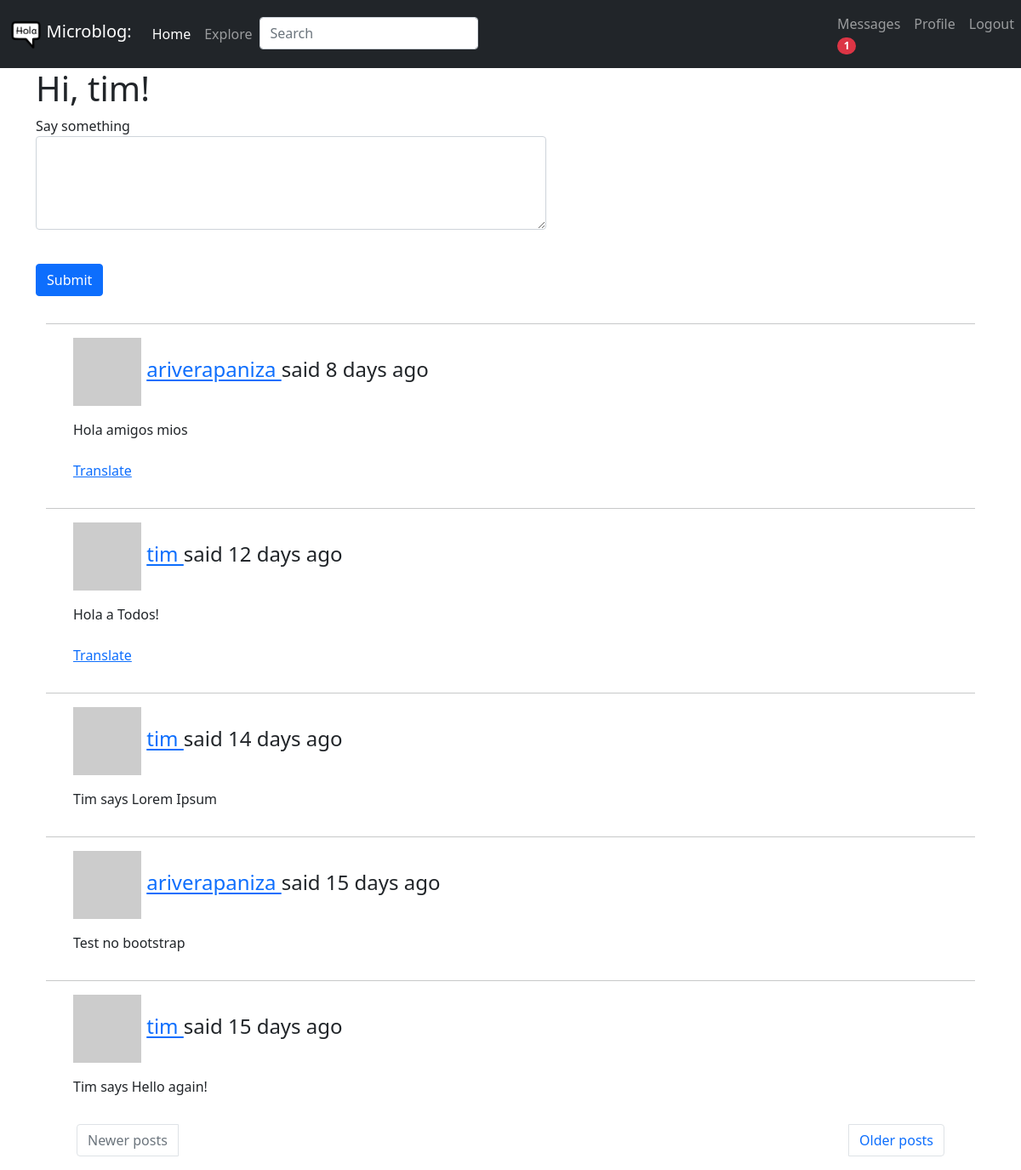
The page /index (signed in) on the database its author committed.
### app/models.py (models this page shows, shortened)
class User(UserMixin, db.Model):
    id = db.Column(db.Integer, primary_key=True)
    username = db.Column(db.String(64), index=True, unique=True)
    email = db.Column(db.String(120), index=True, unique=True)
    password_hash = db.Column(db.String(128))
    posts = db.relationship('Post', backref='author', lazy='dynamic')
    about_me = db.Column(db.String(140))
    last_seen = db.Column(db.DateTime, default=datetime.utcnow)
    followed = db.relationship(
        'User', secondary=followers,
        primaryjoin=(followers.c.follower_id == id),
        secondaryjoin=(followers.c.followed_id == id),
        backref=db.backref('followers', lazy='dynamic'), lazy='dynamic')
    messages_sent = db.relationship('Message',
                                    foreign_keys='Message.sender_id',
                                    backref='author', lazy='dynamic')
    messages_received = db.relationship('Message',
                                        foreign_keys='Message.recipient_id',
                                        backref='recipient', lazy='dynamic')
    last_message_read_time = db.Column(db.DateTime)
    notifications = db.relationship('Notification', backref='user',
                                    lazy='dynamic')
    def avatar(self, size):
        digest = md5(self.email.lower().encode('utf-8')).hexdigest()
        return 'https://www.gravatar.com/avatar/{}?d=identicon&s={}'.format(
            digest, size)
    def followed_posts(self):
        followed = Post.query.join(
            followers, (followers.c.followed_id == Post.user_id)).filter(
                followers.c.follower_id == self.id)
        own = Post.query.filter_by(user_id=self.id)
        return followed.union(own).order_by(Post.timestamp.desc())
    def new_messages(self):
        last_read_time = self.last_message_read_time or datetime(1900, 1, 1)
        return Message.query.filter_by(recipient=self).filter(
            Message.timestamp > last_read_time).count()

class SearchableMixin(object):
    @classmethod
    def before_commit(cls, session):
        session._changes = {
            'add': list(session.new),
            'update': list(session.dirty),
            'delete': list(session.deleted)
        }
    @classmethod
    def after_commit(cls, session):
        for obj in session._changes['add']:
            if isinstance(obj, SearchableMixin):
                add_to_index(obj.__tablename__, obj)
        for obj in session._changes['update']:
            if isinstance(obj, SearchableMixin):
                add_to_index(obj.__tablename__, obj)
        for obj in session._changes['delete']:
            if isinstance(obj, SearchableMixin):
                remove_from_index(obj.__tablename__, obj)
        session._changes = None

class Post(SearchableMixin, db.Model):
    __searchable__ = ['body']
    id = db.Column(db.Integer, primary_key=True)
    body = db.Column(db.String(140))
    timestamp = db.Column(db.DateTime, index=True, default=datetime.utcnow)
    user_id = db.Column(db.Integer, db.ForeignKey('user.id'))
    language = db.Column(db.String(5))

### app/routes.py (the view, shortened to what this page needs)
@app.route('/', methods=['GET', 'POST'])
@app.route('/index', methods=['GET', 'POST'])
@login_required
def index():
    form = PostForm()
    page = request.args.get('page', 1, type=int)
    posts = current_user.followed_posts().paginate(page, app.config['POSTS_PER_PAGE'], False)
    next_url = url_for('index', page=posts.next_num) \
        if posts.has_next else None
    prev_url = url_for('index', page=posts.prev_num) \
        if posts.has_prev else None
    return render_template('index.html', title=_('Home'), form=form, posts=posts.items, next_url=next_url, prev_url=prev_url)

### app/forms.py
class SearchForm(FlaskForm):
    q = StringField(_l('Search'), validators=[DataRequired()])
    def __init__(self, *args, **kwargs):
        if 'formdata' not in kwargs:
            kwargs['formdata'] = request.args
        if 'csrf_enabled' not in kwargs:
            kwargs['csrf_enabled'] = False
        super(SearchForm, self).__init__(*args, **kwargs)

class PostForm(FlaskForm):
    post = TextAreaField(_l('Say something'), validators=[DataRequired(), Length(min=1, max=600)])
    submit = SubmitField(_l('Submit'))

### app/models.py (called while the page is built)
@login.user_loader
def load_user(id):
    return User.query.get(int(id))

### app/routes.py (called while the page is built)
@app.before_request
def before_request():
    if current_user.is_authenticated:
        current_user.last_seen = datetime.utcnow()
        db.session.commit()
        g.search_form = SearchForm()
    g.locale = str(get_locale())

### app/templates/index.html (shortened to what this page needs)
{% extends "base.html" %}
{% block content %}
  <div class="container mb-3 form-floating">
    <h1>{{ _('Hi, %(username)s!', username=current_user.username) }}</h1>
    {% if form %}
    <form action="" method="post">
        <p>
            {{ form.post.label }}<br>
            {{ form.post(cols=32, rows=4, class="form-control", style="width: 600px;") }}<br>
        </p>
        <p>{{ form.submit(class="btn btn-primary") }}</p>
    </form>
    {% endif %}
    {% for post in posts %}
        {% include '_post.html' %}
    {% endfor %}
  </div>
    <div class="container">
      <nav>
        <ul class="pagination justify-content-between">
          {% if prev_url %}
          <li class="page-item px-5">
            <a class="page-link" href="{{ prev_url }}">{{ _('Newer posts') }}</a>
          </li>
          {% else %}
          <li class="page-item px-5 disabled">
            <a class="page-link" href="{{ prev_url }}">{{ _('Newer posts') }}</a>
          </li>
          {% endif %}
          {% if next_url %}
          <li class="page-item px-5">
            <a class="page-link" href="{{ next_url }}">{{ _('Older posts') }}</a>
          </li>
          {% else %}
          <li class="page-item px-5 disabled">
            <a class="page-link" href="{{ next_url }}">{{ _('Older posts') }}</a>
          </li>
          {% endif %}
        </ul>
      </nav>
    </div>
{% endblock %}

### app/templates/_post.html (shortened to what this page needs)
<div class="container">
    <div class="row table-hover">
        <div class="col-md-12">
            <div class="blog-comment">
                <hr/>
                <ul class="comments">
                    <div class="post-comments">
                        <h4>
                             {{ _('%(username)s said %(when)s', username=user_link, when=moment(post.timestamp).fromNow()) }} </h4> </p>
                        <span id="post{{ post.id }}">{{ post.body }}</span>
                        {% if post.language and post.language != g.locale %}
                        <br><br>
                        <span id="translation{{ post.id }}">
                            <a href="javascript:translate(
                                        '#post{{ post.id }}',
                                        '#translation{{ post.id }}',
                                        '{{ post.language }}',
                                        '{{ g.locale }}');">{{ _('Translate') }}</a>
                        </span>
                        {% endif %}
                    </div>
                </ul>
            </div>
        </div>
    </div>
</div>

### rows shown on the page
Post: body "Hola amigos mios"
Post: body "Hola a Todos!"
Post: body "Tim says Lorem Ipsum"
Post: body "Test no bootstrap"
Post: body "Tim says Hello again!"

### other values the page prints
{{ new_messages }} "1"
